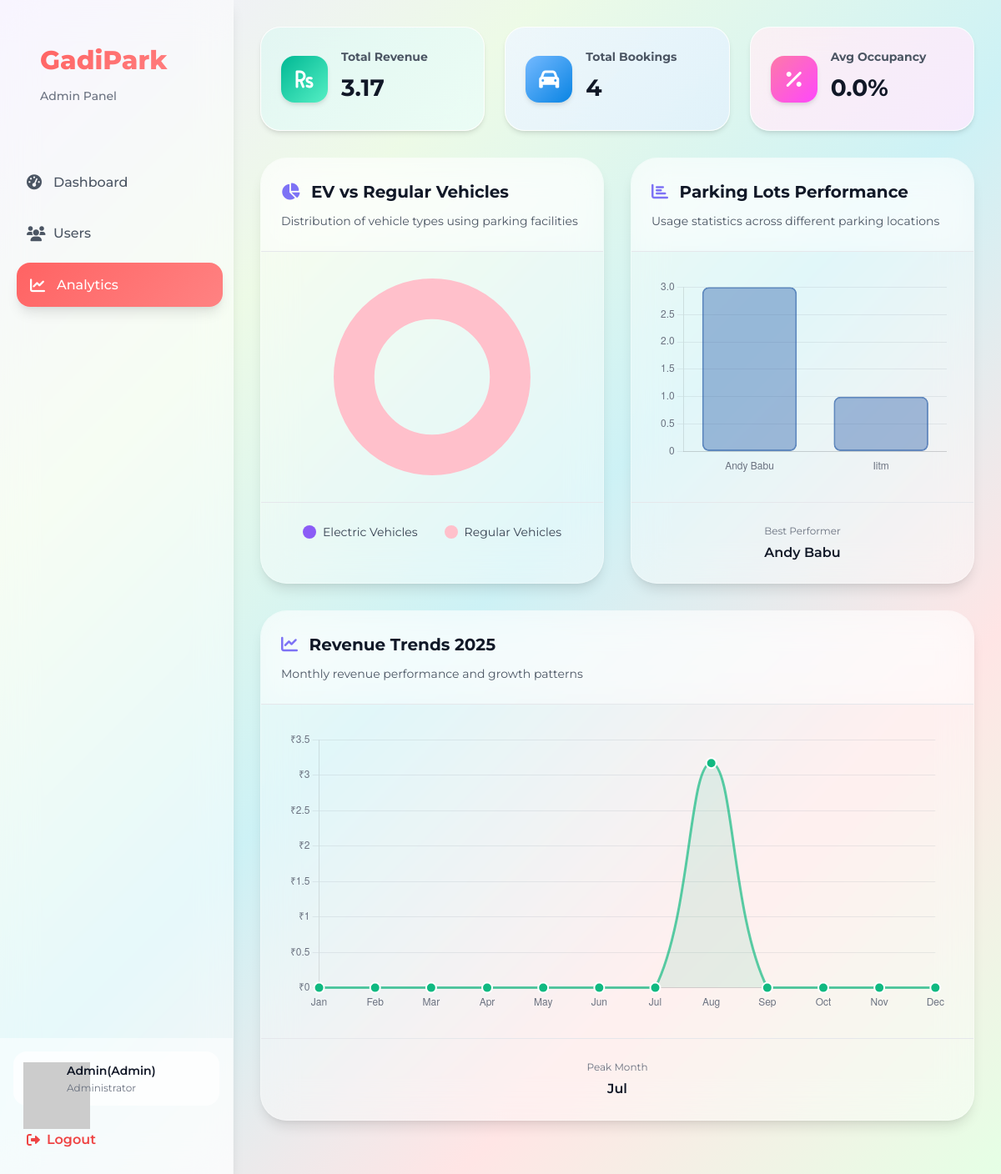
/admin/charts (signed in), run on an earlier commit of the app's database.
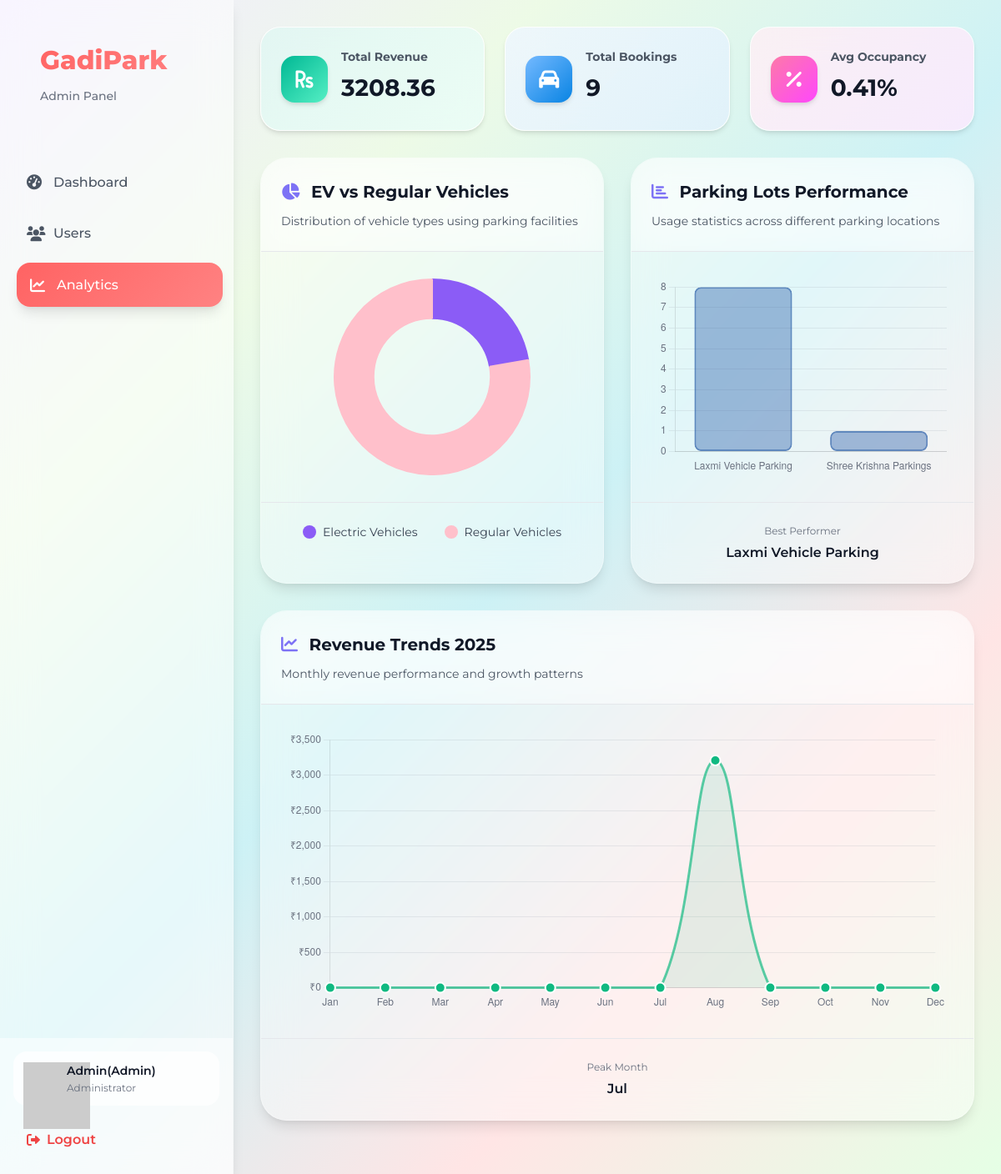
And on a later commit of the database.
### models/parking_lot.py (models this page shows, shortened)
class ParkingLot(db.Model):
    __tablename__ = 'parking_lots'
    id = db.Column(db.Integer, primary_key=True)
    name= db.Column(db.String(80), unique=True, nullable=False)
    address = db.Column(db.String(200), nullable=False)
    pincode = db.Column(db.String(10), nullable=False)
    hourly_rate = db.Column(db.Float, nullable=False)
    total_spots = db.Column(db.Integer, nullable=False)
    occupied_regular_spots = db.Column(db.Integer, default=0)
    occupied_ev_spots = db.Column(db.Integer, default=0)
    ev_spots = db.Column(db.Integer, default=0)
    ev_charging_rate = db.Column(db.Float, nullable=True)
    opening_time = db.Column(db.String(10), nullable=True)
    closing_time = db.Column(db.String(10), nullable=True)
    is_24_hours = db.Column(db.Boolean, default=False)
    description = db.Column(db.String(200), nullable=True)

### routes/admin.py (the view)
@admin_bp.route('/admin/charts')
@login_required
@admin_required
def admin_charts():
    user=User.query.get(session.get('user_id'))
    regular_spots=History.query.filter_by(is_ev_spot=0).count()
    ev_spots=History.query.filter_by(is_ev_spot=1).count()
    history=History.query.all()
    total_revenue=0
    lots_dict={}
    month_dict={}
    for h in history:
        lot=ParkingLot.query.get(h.lot_id)
        lots_dict[lot.name]=lots_dict.get(lot.name,0)+1
        month = h.exit_time.strftime('%m')
        month_dict[month]=month_dict.get(month,0)+h.total_amount_paid
        total_revenue+=h.total_amount_paid
    month_names_chart3_labels= ['Jan', 'Feb', 'Mar', 'Apr', 'May','Jun','Jul', 'Aug', 'Sep', 'Oct', 'Nov', 'Dec']
    revenue=[0]*12
    month_num=list(month_dict.keys())
    total_revenue_lst=list(month_dict.values())
    for i in range(len(month_num)):
        revenue[int(month_num[i])]=total_revenue_lst[i]
    chart3_data=revenue
    lot_names_chart2_labels=list(lots_dict.keys())
    chart2_data=list(lots_dict.values())
    best_lot = lot_names_chart2_labels[chart2_data.index(max(chart2_data))] if chart2_data else 'NA'
    peak_month=month_names_chart3_labels[int(month_num[total_revenue_lst.index(max(total_revenue_lst))])-1] if total_revenue_lst else 'NA'
    chart1_labels=['Regular Vehicles','Ev Vehicles']
    chart1_data=[regular_spots,ev_spots]
    def avg_occup():
        total_spots=0
        total_occupied_spots=0
        lots=ParkingLot.query.all()
        for l in lots:
            total_spots+=l.total_spots+l.ev_spots
            total_occupied_spots+=l.occupied_regular_spots+l.occupied_ev_spots
        print(total_spots)
        print(total_occupied_spots)
        if total_spots == 0:
            return 0
        return round((total_occupied_spots/total_spots)*100,2)
    avg_occupancy=avg_occup()
    return render_template('admin_charts.html',chart1_labels=chart1_labels,chart1_data=chart1_data,lot_names_chart2_labels=lot_names_chart2_labels,chart2_data=chart2_data,month_names_chart3_labels=month_names_chart3_labels,chart3_data=chart3_data,user=user,best_lot=best_lot,peak_month=peak_month,total_revenue=total_revenue,history=history,avg_occupancy=avg_occupancy)

### Templates/admin_charts.html (shortened to what this page needs)
{% extends "base.html" %}
{% block style %}
<link rel="stylesheet" href="{{url_for('static',filename='css/base.css')}}">
<link rel="stylesheet" href="{{url_for('static',filename='css/admin_charts.css')}}">
<link rel="stylesheet" href="https://cdnjs.cloudflare.com/ajax/libs/font-awesome/6.0.0/css/all.min.css">
{% endblock %}
{% block content %}
{% include 'admin_sidebar.html' %}
<div class="analytics-container">
    <div class="grid-section">
        <div class="grid-card success">
            <div class="grid-icon">
                <i class="fas fa-rupee-sign"></i>
            </div>
            <div class="metric-content">
                <h3>Total Revenue</h3>
                <span class="metric-value">{{ "%.2f"|format(total_revenue) }}</span>
            </div>
        </div>
        <div class="grid-card primary">
            <div class="grid-icon ">
                <i class="fas fa-car"></i>
            </div>
            <div class="metric-content">
                <h3>Total Bookings</h3>
                <span class="metric-value">{{history|length}}</span>
            </div>
        </div>
        <div class="grid-card electric">
            <div class="grid-icon">
                <i class="fas fa-percentage"></i>
            </div>
            <div class="metric-content">
                <h3>Avg Occupancy</h3>
                <span class="metric-value">{{avg_occupancy}}%</span>
            </div>
        </div>
    </div>
    <div class="charts-grid">
        <div class="chart-card bg ">
            <div class="chart-header ">
                <h2><i  class="fas fa-chart-pie "></i> EV vs Regular Vehicles</h2>
                <p>Distribution of vehicle types using parking facilities</p>
            </div>
            <div class="chart-container">
                <canvas id="chart1"></canvas>
            </div>
            <div class="chart-footer">
                <div class="chart-legend">
                    <div class="legend-item">
                        <span class="legend-color ev"></span>
                        <span>Electric Vehicles</span>
                    </div>
                    <div class="legend-item">
                        <span class="legend-color regular"></span>
                        <span>Regular Vehicles</span>
                    </div>
                </div>
            </div>
        </div>
        <div class="chart-card bg">
            <div class="chart-header">
                <h2><i class="fas fa-chart-bar"></i> Parking Lots Performance</h2>
                <p>Usage statistics across different parking locations</p>
            </div>
            <div class="chart-container">
                <canvas id="chart2"></canvas>
            </div>
            <div class="chart-footer">
                <div class="chart-stats">
                    <div class="stat-item">
                        <span class="stat-label">Best Performer</span>
                        <span class="stat-value">{{best_lot}}</span>
                    </div>
                </div>
            </div>
        </div>
        <div class="chart-card full-width bg">
            <div class="chart-header">
                <h2><i class="fas fa-chart-line"></i> Revenue Trends 2025</h2>
                <p>Monthly revenue performance and growth patterns</p>
            </div>
            <div class="chart-container">
                <canvas id="chart3"></canvas>
            </div>
            <div class="chart-footer">
                <div class="chart-stats">
                    <div class="stat-item">
                        <span class="stat-label">Peak Month</span>
                        <span class="stat-value">{{peak_month}}</span>
                    </div>
                </div>
            </div>
        </div>
    </div>
</div>
{% endblock %}

What changed in the data, as far as the page shows it:
no longer on this page (row edited): ParkingLot: name "Andy Babu"
now on this page (row edited): ParkingLot: name "Laxmi Vehicle Parking"
Also different on the page:
{{ "%.2f"|format(total_revenue) }}: "3.17" → "3208.36"
{{ history|length }}: "4" → "9"
{{ avg_occupancy }}: "0.0" → "0.41"
chart data {{ chart1_data|tojson }}: [0, 4] → [2, 7]
chart data {{ lot_names_chart2_labels|tojson }}: ["Andy Babu", "Iitm"] → ["Laxmi Vehicle Parking", "Shree Krishna Parkings"]
chart data {{ chart2_data|tojson }}: [3, 1] → [8, 1]
chart data {{ chart3_data|tojson }}: [0, 0, 0, 0, 0, 0, 0, 3.17, 0, 0, 0, 0] → [0, 0, 0, 0, 0, 0, 0, 3208.3599999999997, 0, 0, 0, 0]
